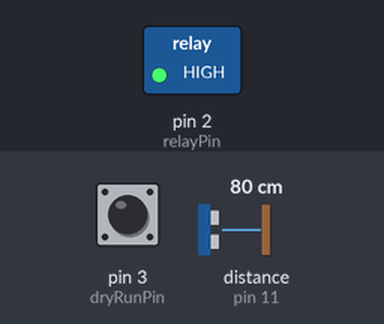
Recording of a sketch running on a simulated Arduino Uno, built with avr-gcc and run on an emulated ATmega328P. On the bench: switched loads named in the sketch (green lamp = pin HIGH). The test bench sets the inputs (shaded band); at power-on: pin 3 (dryRunPin) HIGH, distance to the obstacle (sensor on pin 11) 80 cm. The echo pulse lasts 58.3 µs per cm; pins used as bus, display or sensor lines are not drawn.

Above: at 1.2 s.
1.3 s: pin 3 (dryRunPin) pulled LOW for 0.15 s
At 1.46 s:
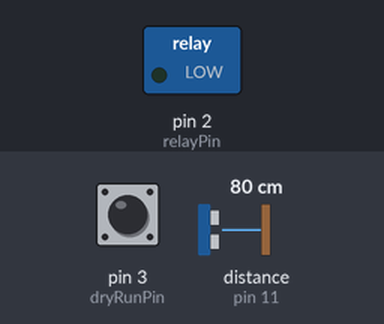
3.0 s: pin 3 (dryRunPin) pulled LOW for 3.2 s
At 7.6 s:
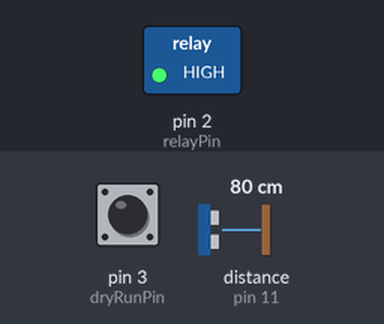
Timing chart, 0 to 9.1 s (numbered marks = the images above; inputs shaded):
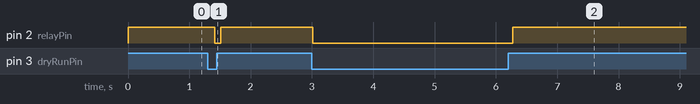

Measured:
- after the input at 1.3 s, pin 2 (relayPin): HIGH → LOW after 0.11 s, → HIGH 0.10 s later
- after the input at 3.0 s, pin 2 (relayPin): HIGH → LOW at once, → HIGH 3.3 s later

The sketch:

Water-Level-Controller.ino
```cpp
//Ultrasonic Sensor
const int trigPin = 10;
const int echoPin = 11;
int travelTime;
float distance;

//Water Pump Control
const int dryRunPin = 3;
const int relayPin = 2;
String state = "Full";

void setup() {
  // put your setup code here, to run once:
  pinMode(trigPin, OUTPUT);
  pinMode(echoPin, INPUT);

  pinMode(dryRunPin, INPUT_PULLUP);
  pinMode(relayPin, OUTPUT);
}
void loop() {
  // put your main code here, to run repeatedly:

  if (digitalRead(dryRunPin) == 1) {
    //Dry Run Protection
    digitalWrite(relayPin, HIGH); //turn off water pump

  } else {

    sendSoundWave();                       //Send a sound Wave
    travelTime = pulseIn(echoPin, HIGH);   //Get Travel Time
    distance = travelTime * 0.034 / 2;     //Calculate Distance in cm

    //Open and Close Logic
    if (state == "Empty") {
      //turn on water pump
      digitalWrite(relayPin, LOW);
      if (distance < 4) {
        state = "Full";
      }

    } else if (state == "Full") {
      //turn off water pump
      digitalWrite(relayPin, HIGH);
      if (distance > 12) {
        state = "Empty";
      }

    }
  }

  delay(100);
}

void sendSoundWave() {
  digitalWrite(trigPin, LOW);
  delayMicroseconds(2);
  digitalWrite(trigPin, HIGH);
  delayMicroseconds(10);
  digitalWrite(trigPin, LOW);
}
```
